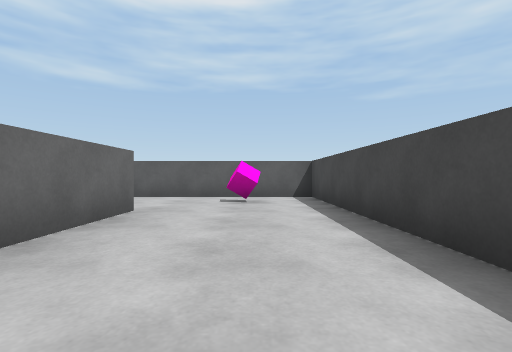
[1] (above)

19 first-person views from a walk through a 3-D level made in the Unity game engine. The camera is 0.58 m above the floor, looks level and sees 85° across. The floor is counted in squares, 1 m on a side. Each view is taken from the middle of a square. On the plan, view 1 faces up. The plan holds only what a view shows up to about 9 squares ahead; the rest is blank. The place goes on beyond the plan. The player character is not drawn.

[2]
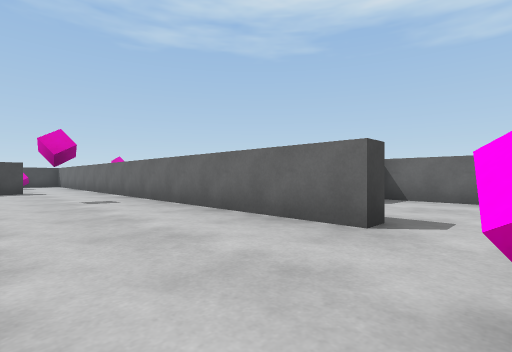

[3]
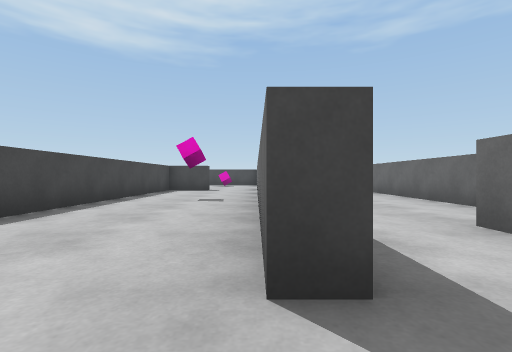

[4]
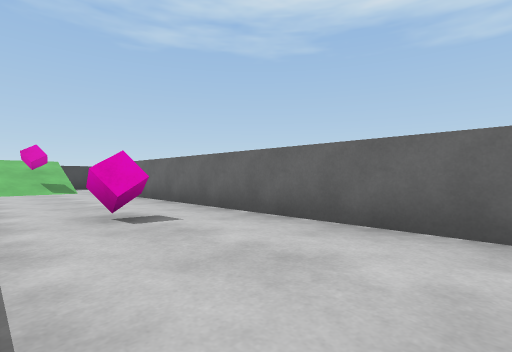

[5]
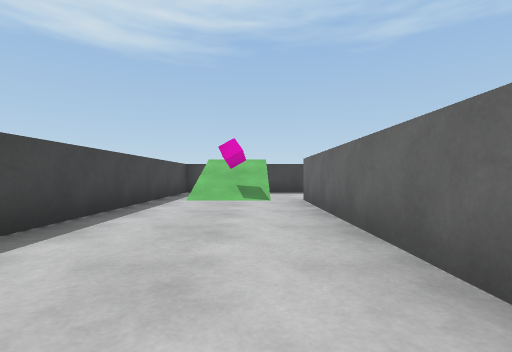

[6]
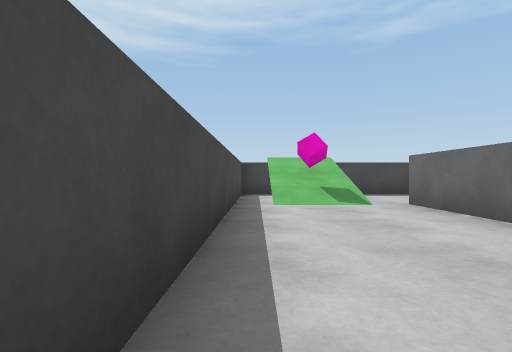

[7]
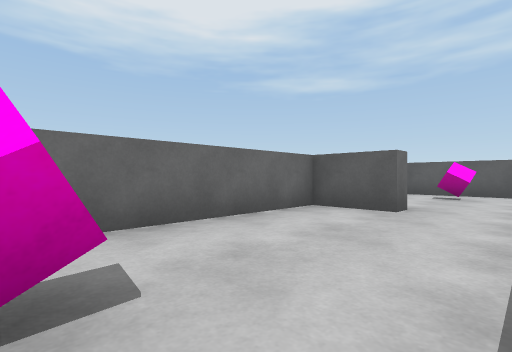

[8]
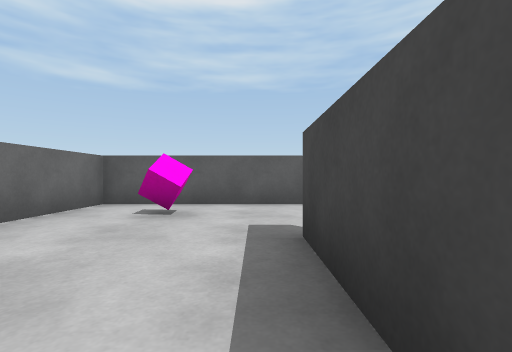

[9]
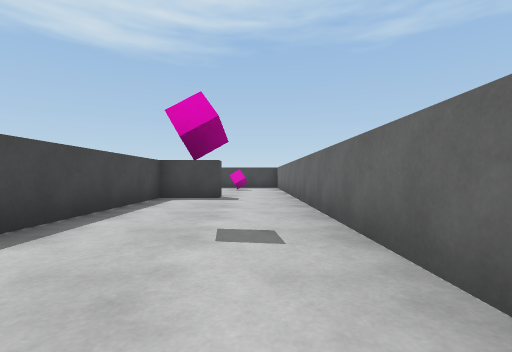

[10]
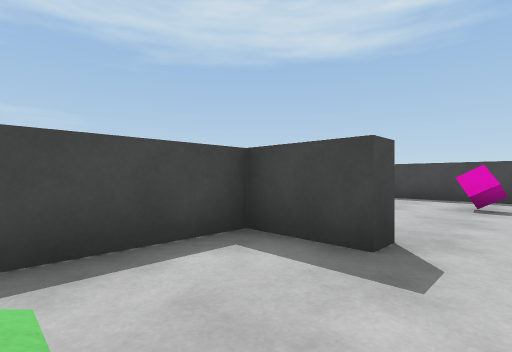

[11]
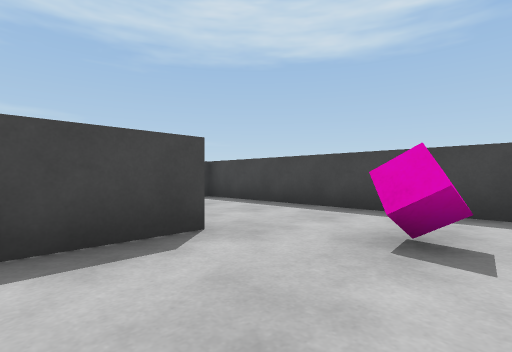

[12]
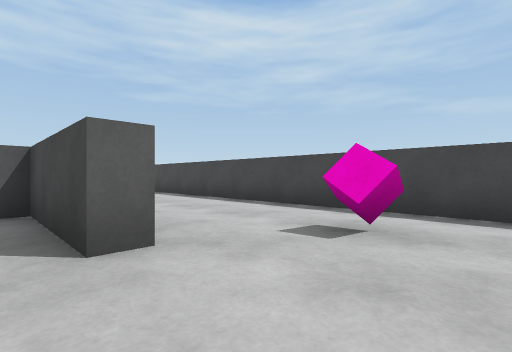

[13]
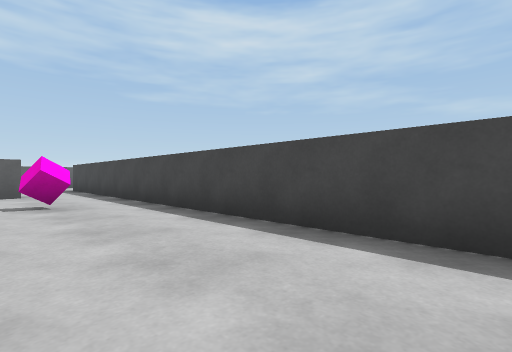

[14]
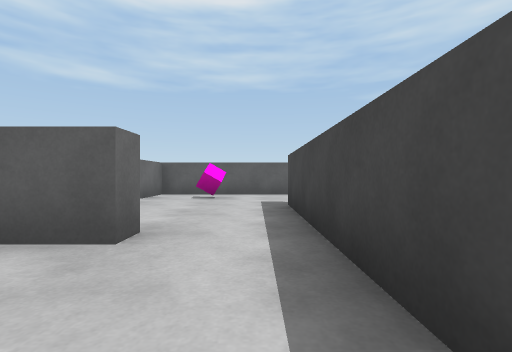

[15]
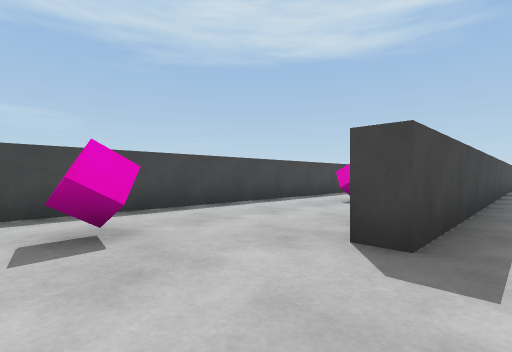

[16]
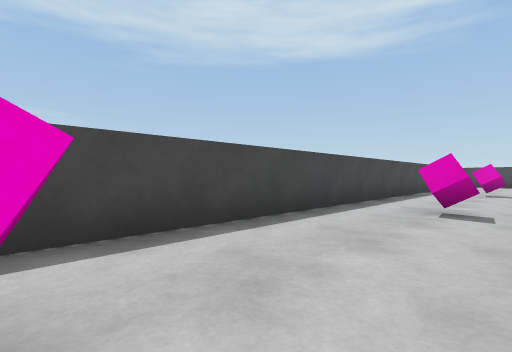

[17]
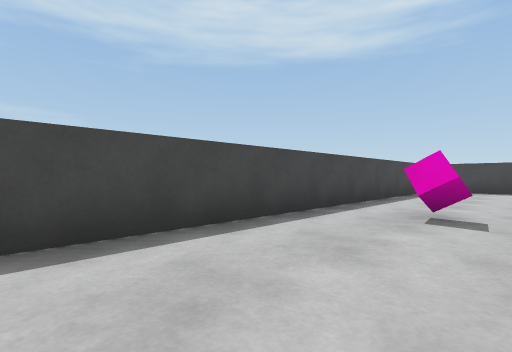

[18]
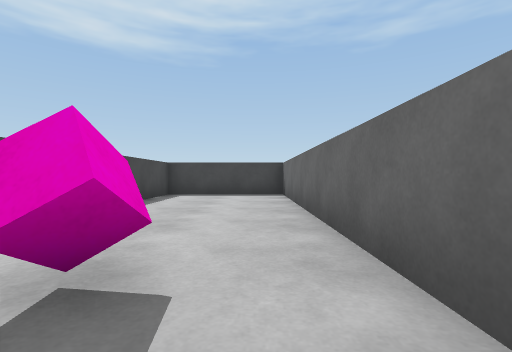

[19]
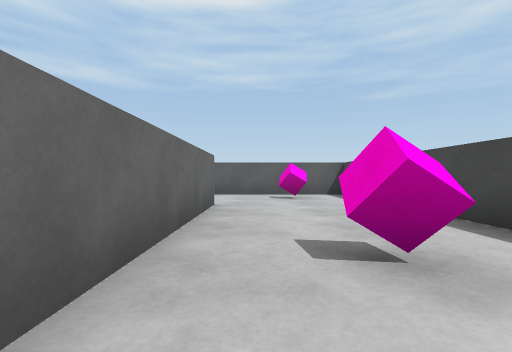

### Floor plan
Key: @ floor where view 1 was taken; # wall or solid block; . floor; / step, stairs or slope; = window, fence, low wall or low ledge; C pink cube; O other object.
Columns run from 8 left of view 1 to 10 right of it. Each row starts with its distance up from view 1.
  8   #################
  7   #.......#.......#
  6   #.C...C.#.C...C.#
  5   #.......#.......#
  4   #...#...#...#...#
  3   ##..#...#...#...#
  2   #...#...##..#...#
  1   #...#...#...#.C.#
  0   #...#.@.#...#...#
 -1   #...#/C.#...#...#
 -2   #.C.=//.#.C.#...#
 -3   #...#//.#...#...#
 -4   #...#...#...#.C.#
 -5   #...#...#...#...#
 -6   #...#.###...#...#
 -7   #...#...#...#...#
 -8   #...#...#...#...#
 -9   #//.#.......#...#
-10  ./OC.#.C...C.#...#
-11  ..  .#.......#...#
-12 ###  ##############

Where each view was taken, in squares from view 1:
view 1: 0 up, 0 right, facing up
view 2: 6 up, 1 right, facing down-left
view 3: 6 up, 2 left, facing down
view 4: 2 up, 3 left, facing down-left
view 5: 2 down, 5 left, facing down
view 6: 3 down, 3 left, facing down
view 7: 2 down, 3 left, facing up-left
view 8: 2 up, 3 left, facing up
view 9: 2 up, 1 left, facing down
view 10: 3 down, 1 left, facing down-right
view 11: 7 down, 1 left, facing down-right
view 12: 11 down, 1 right, facing up-right
view 13: 8 down, 3 right, facing up-right
view 14: 1 down, 5 right, facing up
view 15: 7 up, 5 right, facing down-right
view 16: 6 up, 7 right, facing down-right
view 17: 0 up, 7 right, facing down-right
view 18: 3 down, 7 right, facing down
view 19: 1 down, 7 right, facing up
